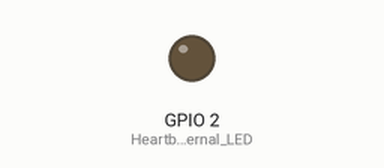
A sketch run on a simulated ESP8266 (Wemos D1 mini). Shown: output pins drawn as LEDs (lit = HIGH). WiFi joins after 1.5 s; servers stay silent unless stated; the local clock reads 2024-03-15 10:24:30 at power-on unless the sketch sets it; what the sketch prints to the serial monitor is not drawn.

Above: at 0.8 s.
At 3.5 s:
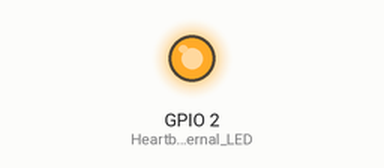
Timing chart, 0 to 4.6 s (numbered marks = the images above):
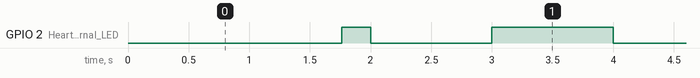

Measured:
- by itself, GPIO 2 (Heartbeat_internal_LED): repeats every 2.0 s: LOW 1.0 s, HIGH 1.0 s
- by itself, everything shown: repeats every 50.0 s, in 50 steps

The sketch:

NTP_1_ESP8266Easy.ino
```cpp
/*******************************************************************************/
/* ESP8266EasyNTP       Using simple ESP8266 function configTime() of the
                        library time.h to get the UTC time via NTP.
                        Enhanced with code to determine european daylight saving
                        time.

  Arduino test environment:
  Arduino IDE:          1.8.5
  Hardware:             WeMos D1 mini
  Libraries:            ESP8266WiFi.h, time.h (both included in
                        ESP8266 platform package)
  Reference:            https://wiki.wemos.cc/products:d1:d1_mini
                        https://gitter.im/esp8266/Arduino/archives/2016/12/28
                        https://forum.arduino.cc/index.php?topic=553026.0
                        http://forum.arduino.cc/index.php?topic=172044.msg1278536#msg1278536

  Author:               Olaf Meier
  Date:                 2018/06/17
/*******************************************************************************/
/***  Include libraries, declare constants and variables for WiFi and NTP   ***/
#include <ESP8266WiFi.h>
#include <time.h>
const char* ssid                  =  "";           // Your network SSID (name)
const char* password              =  "";           // Your network password
const unsigned int BAUDRATE       =  115200;       // Baud rate for serial monitor
int dst                           =  1;            // If summer time, is set to 1
int year                          =  0;            // Must enter 4-digits!
byte month                        =  0;            // Jan. = 1 to Dec. = 12
byte mday                         =  0;            // Day of month 1 to 31
byte wday                         =  0;            // Monday = 1 to Sunday = 7
int yday                          =  0;            // Days since Jan. 1st 1 to 366
byte hour                         =  0;            // 0 to 23
byte tzHours                      =  1;            // GMT + 1 hour for Berlin
byte minute                       =  0;
byte second                       =  0;
/***  Some helper for cyclic intervals  ***/
byte oldSecond                    =  0;            // 1s interval
/*******************************************************************************/
/*******************************************************************************/
void setup() {
  Serial.begin(BAUDRATE);                          // ...set up the serial output
}                                                  // End of setup()
/*******************************************************************************/
/*******************************************************************************/
void loop() {
  SetupNTP();                                      // Init WiFI and NTP
  GetTime();                                       // Get updated MEZ/MESZ (NTP)
  PrintTime();                                     // Display time, toggle LED
}                                                  // End of void loop()
/*******************************************************************************/
/*******************************************************************************/
/***  Set up WiFi / NTP and get UTC  ***/
void SetupNTP() {
  /***  Set up of WiFi, LED and NTP time  ***/
  static bool setupDone           =  false;        // Just run this setup once
  if (setupDone == false) {
    /***  Set up WiFI  ***/
    Serial.setDebugOutput(false);                  // true -> debug on
    Serial.print("Connecting to ");
    Serial.println(ssid);
    WiFi.mode(WIFI_STA);
    WiFi.begin(ssid, password);
    while (WiFi.status() != WL_CONNECTED) {
      Serial.print(".");
      delay(50);                                   // Connecting needs time
    }
    Serial.print("\nWiFi connected to ");
    Serial.println(ssid);
    Serial.println("IP address: ");
    Serial.println(WiFi.localIP());
    /*** Set up UTC ctime via NTP  ***/
    // https://forum.arduino.cc/index.php?topic=553026.0
    // configTime(timezone * 3600, dst * 3600, "pool.ntp.org", "time.nist.gov");
    configTime(tzHours * 3600, dst * 0, "0.europe.pool.ntp.org", "pool.ntp.org", "time.nist.gov");// fritz.box
    Serial.println("\nWaiting for time stamp...");
    while (!time(nullptr)) {
      Serial.print(".");
      delay(1000);
    }
    pinMode(LED_BUILTIN, OUTPUT);                  // Heartbeat internal LED
    setupDone = true;
    Serial.println("\nUTC set up done\n");
    /***  Get NTP-Time  ***/
    /***  In case of a slightly wrong time stamp, increase delay() below  ***/
    delay(250);
    time_t now = time(nullptr);                    // Update time to now
    Serial.print("ctime: ");
    Serial.println(ctime(&now));
  }                                                // Just do all above once only
}                                                  // End of function SetupNTP()                                                 // End of function SetupNTP()
/*******************************************************************************/
/*******************************************************************************/
void GetTime() {
  /***  Update time to the predefined variables  ***/
  time_t now = time(nullptr);                      // Update time to now
  /*****************************************************************************/
  /***  Create a structure for gmtime  ***/
  /***  Structure (http://www.cplusplus.com/reference/ctime/gmtime/)  ***/
  /***  https://gitter.im/esp8266/Arduino/archives/2016/12/28  ***/
  struct tm * timeinfo;
  time(&now);
  timeinfo = gmtime(&now);                         // Also as localtime
  second = timeinfo->tm_sec;                       // Seconds 0 to 61 (2 leap sec)
  minute = timeinfo->tm_min;                       // Minutes 0 to 59
  hour = timeinfo->tm_hour;                        // Hours 0 to 23
  mday = timeinfo->tm_mday;                        // Day of month 1 to 31
  wday = timeinfo->tm_wday;                        // Days since Sunday 0 to 6
  if (wday == 0) wday = 7;                         // 1 = Monday, 2 = Tuesday, ....
  month = timeinfo->tm_mon;                        // Months since Jan. 0 to 11
  month += 1;                                      // Month now 1 to 12
  year = timeinfo->tm_year + 1900;                 // Year with 4 digits
  yday = timeinfo->tm_yday;                        // Days since 1. of Jan. 0 to 365
  yday += 1;                                       // 1st Jan. = 1; 2nd Jan. = 2; ...
  /*****************************************************************************/
  /***  Check DST once per hour only  ***/
  static byte oldMinute           =  30;           // Must be > 0
  static bool checkDST            =  false;        // Just run this setup once...
  if (checkDST == false || minute == 0) {          // ...or every hour
    if (oldMinute != minute) {                     // Do only one time per cycle
      /*************************************************************************/
      /***  Correct DST and get updated time stamp via NTP  ***/
      dst = summertime_EU(year, month, mday, hour, tzHours);
      if (dst == 1) {
        configTime(tzHours * 3600, dst * 3600, "0.europe.pool.ntp.org", "pool.ntp.org", "time.nist.gov");// fritz.box
        Serial.println("Daylight Saving Time\n");
      }
      else {
        configTime(tzHours * 3600, dst * 3600, "0.europe.pool.ntp.org", "pool.ntp.org", "time.nist.gov");// fritz.box
        Serial.println("Standard Winter Time\n");
      }
      oldMinute = minute;
    }
    checkDST = true;
  }                                                // End of checkDST
}                                                  // End of function
/*******************************************************************************/
/*******************************************************************************/
/***  Check whether there is daylight saving time aka summer time  ***/
/***  Daylight saving time (function from Jurs  ***/
// http://forum.arduino.cc/index.php?topic=172044.msg1278536#msg1278536
/*************************************************************************/
// European Daylight Savings Time calculation by "jurs" for German Arduino Forum
// input parameters: "normal time" for year, month, day, hour and tzHours (0=UTC, 1=MEZ)
// return value: returns true during Daylight Saving Time, false otherwise
boolean summertime_EU(int _year, byte _month, byte _day, byte _hour, byte _tzHours)
// European Daylight Savings Time calculation by "jurs" for German Arduino Forum
// input parameters: "normal time" for year, month, day, hour and tzHours (0=UTC, 1=MEZ)
// return value: returns true during Daylight Saving Time, false otherwise
{
  if (_month < 3 || _month > 10) return false; // keine Sommerzeit in Jan, Feb, Nov, Dez
  if (_month > 3 && _month < 10) return true; // Sommerzeit in Apr, Mai, Jun, Jul, Aug, Sep
  if (_month == 3 && (_hour + 24 * _day) >= (1 + _tzHours + 24 * (31 - (5 * _year / 4 + 4) % 7)) || _month == 10 && (_hour + 24 * _day) < (1 + _tzHours + 24 * (31 - (5 * _year / 4 + 1) % 7)))
    return true;
  else
    return false;
}                                                  // End of function summertime_EU
/*******************************************************************************/
/*******************************************************************************/
/***  Show the updated time each second via serial monitor and toggle LED  ***/
void PrintTime() {                                 // Toggle LED and show time
  if (oldSecond != second) {
    oldSecond = second;
    /***  Show date and time via serial monitor  ***/
    if (hour < 10) Serial.print("0");              // Show a leading 0
    Serial.print(hour);
    Serial.print(":");
    if (minute < 10) Serial.print("0");            // Show a leading 0
    Serial.print(minute);
    Serial.print(":");
    if (second < 10) Serial.print("0");            // Show a leading 0
    Serial.println(second);
    Serial.print(wday);
    Serial.print(". ");
    if (mday < 10) Serial.print("0");              // Show a leading 0
    Serial.print(mday);
    Serial.print(".");
    if (month < 10) Serial.print("0");             // Show a leading 0
    Serial.print(month);
    Serial.print(".");
    Serial.println(year);
    Serial.print("Days of the year: ");
    Serial.println(yday);
    Serial.println("");
    digitalWrite(LED_BUILTIN, !digitalRead(LED_BUILTIN));
  }
}                                                  // End of function SetupNTP()
/*******************************************************************************/
/*******************************************************************************/
```
